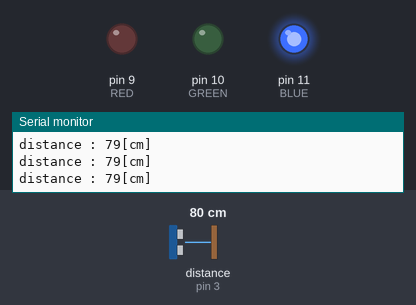
This sketch was run on a simulated Arduino Uno, built with avr-gcc and run on an emulated ATmega328P. Parts: output pins drawn as LEDs (lit = HIGH), the last lines printed to the serial monitor. Wiring (inferred from the names in the program): ultrasonic range finder: trigger pin 4; echo pin 3. The inputs (shaded band) are chosen by the test bench; at power-on: distance to the obstacle (sensor on pin 3) 80 cm. The echo pulse lasts 58.3 µs per cm; pins used as bus, display or sensor lines are not drawn.

Above: at 1.2 s.
1.3 s: distance to the obstacle (sensor on pin 3) set to 13 cm
4.3 s: distance to the obstacle (sensor on pin 3) set to 10 cm
At 4.9 s:
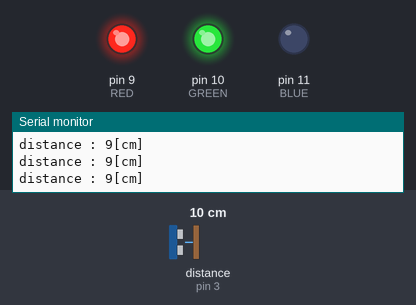
5.8 s: distance to the obstacle (sensor on pin 3) set to 8 cm
8.8 s: distance to the obstacle (sensor on pin 3) set to 5 cm
At 10.0 s:
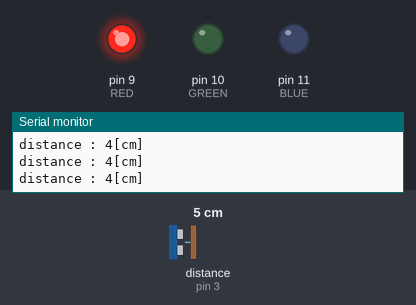
10.3 s: distance to the obstacle (sensor on pin 3) set to 9 cm
At 11.0 s:
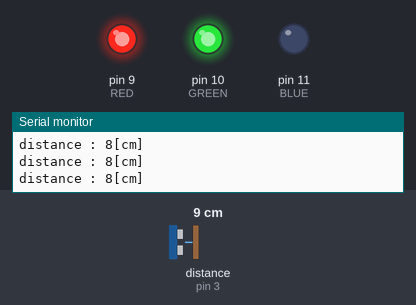
11.8 s: distance to the obstacle (sensor on pin 3) set to 2 cm
At 12.1 s:
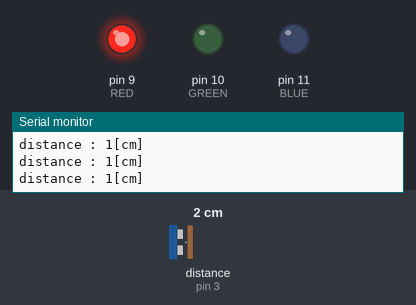
Timing chart, 0 to 14.8 s (numbered marks = the images above; inputs shaded):
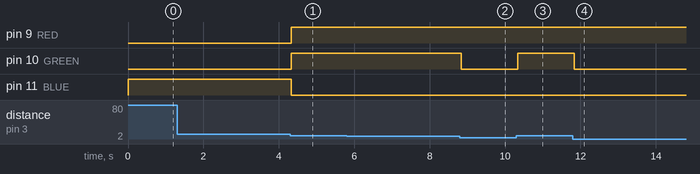

Measured:
- the behaviour switches between 12 and 11 cm on distance to the obstacle (sensor on pin 3) (found by bisection; images 0 and 1)
- the behaviour switches between 7 and 6 cm on distance to the obstacle (sensor on pin 3) (found by bisection; images 1 and 2)
- after the input at 4.3 s, pin 9 (RED), pin 10 (GREEN): LOW → HIGH at once; pin 11 (BLUE): HIGH → LOW at once
- after the input at 8.8 s, pin 10 (GREEN): HIGH → LOW at once
- after the input at 10.3 s, pin 10 (GREEN): LOW → HIGH at once
- after the input at 11.8 s, pin 10 (GREEN): HIGH → LOW at once

The sketch:

h003.ino
```cpp
int RED = 9;
int GREEN = 10;
int BLUE = 11;
int Trig=4;
int Echo=3;

void setup(){
  Serial.begin(9600);
  pinMode(RED,OUTPUT);
  pinMode(GREEN,OUTPUT);
  pinMode(BLUE,OUTPUT);
  pinMode(Trig,OUTPUT);
  pinMode(Echo,INPUT);
}
void loop(){
  digitalWrite(Trig,LOW);
  digitalWrite(Echo,LOW);
  delayMicroseconds(2);
  digitalWrite(Trig, HIGH);
  delayMicroseconds(10);
  digitalWrite(Trig, LOW);

  long distance = pulseIn(Echo, HIGH)/58.2;
  Serial.print("distance : ");
  Serial.print(distance);
  Serial.println("[cm]");

  if(distance <= 5){
    analogWrite(RED,255);
    analogWrite(GREEN,0);
    analogWrite(BLUE,0);
  }
  else if((distance <=10)){
    analogWrite(RED,255);
    analogWrite(GREEN,255);
    analogWrite(BLUE,0);
  }
  else{
    analogWrite(RED,0);
    analogWrite(GREEN,0);
    analogWrite(BLUE,255);
  }
}
```
